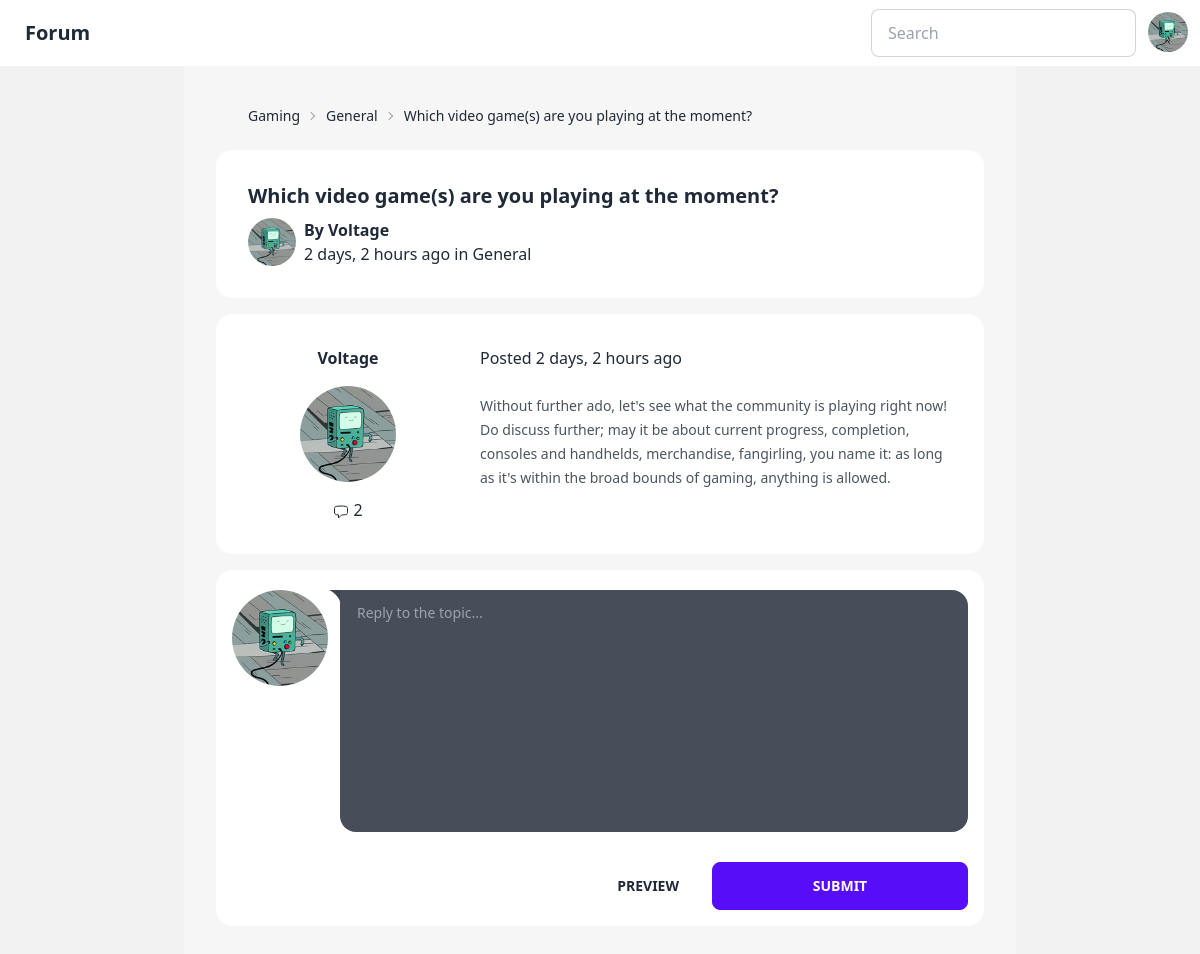
The page /thread/6/which-video-games-are-you-playing-at-the-moment/?page=1 (signed in) on the database its author committed.
### app/models.py (models this page shows, shortened)
class SubTopic(models.Model):
    slug = models.SlugField()
    name = models.CharField(max_length=150)
    description = models.CharField(max_length=150, blank=True)
    created_at = models.DateTimeField(auto_now=True)
    topic = models.ForeignKey(
        "self", on_delete=models.DO_NOTHING, null=True, blank=True
    )
    class Meta:
        unique_together = ["slug", "topic"]
    def path(self) -> list[SubTopic]:
        path = self.topic.path() if self.topic is not None else []
        return path + [self]
    def get_absolute_url(self):
        if self.topic == None:
            return reverse("topic", kwargs={"topic": self.slug})
        return reverse("topic", kwargs={"topic": self.slug, "topic_pk": self.topic.pk})

class Thread(models.Model):
    subtopic = models.ForeignKey(SubTopic, on_delete=models.DO_NOTHING)
    title = models.CharField(max_length=150)
    slug = models.SlugField()
    author = models.ForeignKey(User, on_delete=models.DO_NOTHING)
    created_at = models.DateTimeField(auto_now=True)
    class Meta:
        unique_together = ["slug", "subtopic"]

class Post(models.Model):
    author = models.ForeignKey(User, on_delete=models.DO_NOTHING)
    thread = models.ForeignKey(Thread, on_delete=models.DO_NOTHING)
    content = models.CharField(max_length=1500)
    created_at = models.DateTimeField(auto_now=True)
    class Meta:
        get_latest_by = "created_at"

### app/views.py (the view, shortened to what this page needs)
class ThreadView(CreateView):
    template_name = "thread.html"
    form_class = CreatePostForm
    def get_initial(self) -> typing.Dict[str, typing.Any]:
        return {
            "content": self.request.GET.get("content"),
        }
    def get_context_data(self, **kwargs: typing.Any) -> typing.Dict[str, typing.Any]:
        context = super().get_context_data(**self.kwargs)
        thread = Thread.objects.get(slug=self.kwargs["thread"])
        posts: Manager[Post] = thread.post_set
        context["thread"] = thread
        paginator = Paginator(
            posts.all(),
            10,
        )
        page = self.request.GET.get("page", 1)
        context["paginator"] = paginator
        context["object_list"] = paginator.page(page)
        context["page"] = page
        context["preview"] = {
            "created_at": django.utils.timezone.now(),
            "content": self.request.GET.get("content"),
            "author": self.request.user,
        }
        return context

### app/forms.py
class CreatePostForm(forms.ModelForm):
    class Meta:
        model = Post
        exclude = ["author", "thread"]
        labels = {"content": ""}
        widgets = {
            "content": Bubble(
                attrs={"spellcheck": "true", "placeholder": "Reply to the topic..."}
            ),
        }

### app/templatetags/md.py (called while the page is built)
@register.filter
@stringfilter
def md(value):
    return markdown(
        value,
        extensions=["markdown.extensions.tables", "markdown.extensions.fenced_code"],
    )

### app/templates/thread.html (shortened to what this page needs)
{% extends 'base.html' %}
{% block main %}
{% include 'navbar.html' %}
{% load static %}
{% static "avatar.gif" as avatar %}
<main class="bg-base-200">
  <div class="container mx-auto md:px-24">
    <div class="bg-base-100/30 grid p-8 gap-4">
      <div class="text-sm breadcrumbs ml-8">
        <ul>
          {% for topic in thread.subtopic.path %}
          <li>
            <a
              href="{{ topic.get_absolute_url }}"
              >{{topic.name}}</a
            >
          </li>
          {% endfor %}
          <li>{{thread.title}}</li>
        </ul>
      </div>
      <section class="card bg-base-100">
        <div class="card-body">
          <div class="card-title">
            <h1>{{thread.title}}</h1>
          </div>
          <div class="flex gap-2">
            <div class="avatar">
              <div class="w-12 rounded-full">
                <img src="{{thread.author.profile.avatar|default:avatar}}" />
              </div>
            </div>
            <div>
              <div>
                <strong>By {{ thread.author.username }}</strong>
              </div>
              {% load humanize %}
              <time datetime="{{thread.created_at|date:'c'}}"
                >{{thread.created_at|naturaltime}}</time
              >
              in
              <a
                href="/{{thread.subtopic.topic.slug}}/{{thread.subtopic.slug}}/"
                >{{thread.subtopic.name}}</a
              >
            </div>
          </div>
        </div>
      </section>
      {% for post in object_list %}
      <div class="card bg-base-100" id="post-{{post.pk}}">
        <div class="card-body">
          {% include 'post.html' with post=post %}
        </div>
      </div>
      {% endfor %}
      <div class="card card-compact bg-base-100">
        <div class="card-body">
          {% if user.is_authenticated %}
          <form
            action="#reply"
            id="reply"
            method="POST"
          >
            {% csrf_token %} {{form.as_div}}
            <div>
              <div class="flex gap-4 justify-end">
                <button type="submit" formmethod="GET" class="btn btn-ghost">
                  preview
                </button>
                <button type="submit" class="btn btn-wide btn-primary">
                  submit
                </button>
              </div>
            </div>
          </form>
          {% endif %}
        </div>
      </div>
    </div>
  </div>
</main>
{% endblock %}

### app/templates/post.html (shortened to what this page needs)
{% load static %} {% static "avatar.gif" as avatar %}
<article class="gap-8 grid md:grid-cols-[200px_1fr] grid-cols-1">
  <aside class="md:flex flex-col justify-start items-center gap-4 hidden">
    <div>
      <h2>
        <strong>
          <a href="{% url 'user' post.author.username %}" class="link link-hover">
            {{post.author.username}}
          </a>
        </strong>
      </h2>
    </div>
    <div class="avatar indicator">
      <div class="w-24 rounded-full">
        <a href="{% url 'user' post.author.username %}" class="contents">
          <img src="{{ post.author.profile.avatar|default:avatar }}" />
        </a>
      </div>
    </div>
    <div
      class="tooltip"
      data-tip="{{post.author.post_set.count }} post{{post.author.post_set.count|pluralize}}"
    >
      {{post.author.post_set.count }}
    </div>
  </aside>
  <div class="">
    {% load humanize %}
    <div class="flex gap-2">
      <div>
        {% load humanize %} Posted
        <time datetime="{{post.created_at|date:'c'}}"
          >{{post.created_at|naturaltime}}</time
        >
      </div>
    </div>
    {% load md %}
    <div class="mt-6 prose prose-sm md:prose-md max-w-none">
      {{post.content|md|safe}}
    </div>
  </div>
</article>

### rows shown on the page
SubTopic: name "Gaming"
SubTopic: name "General"
Thread: title "Which video game(s) are you playing at the moment?", author.username "Voltage", created_at "2 days, 2 hours ago", subtopic.name "General"
Post: author.username "Voltage", author.post_set.count "2", created_at "2 days, 2 hours ago", content|md "Without further ado, let's see what the community is playing right now! Do discuss further; may it be about current progress, completion, consoles and handhelds, merchandise, fangirling, you name it: as long as it's within the broad bounds of gaming, anything is allowed."
